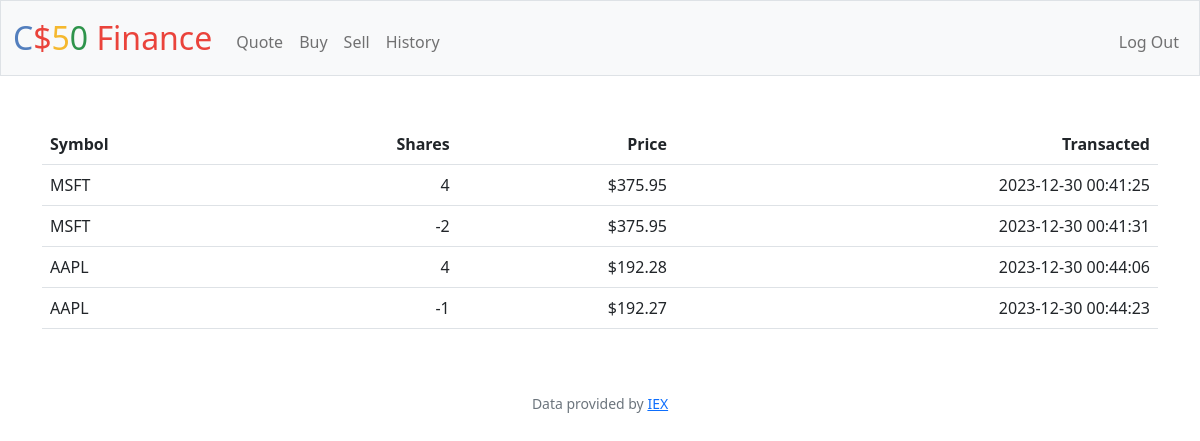
Screenshot of /history (signed in) with the database file from the repository.
### tables this page shows
CREATE TABLE transactions (
id INTEGER PRIMARY KEY AUTOINCREMENT,
user_id INTEGER NOT NULL,
symbol TEXT NOT NULL,
name TEXT NOT NULL,
type TEXT NOT NULL,
shares INTEGER NOT NULL,
price NUMERIC NOT NULL,
transaction_date DATETIME DEFAULT CURRENT_TIMESTAMP,
FOREIGN KEY (user_id) REFERENCES users(id)
);

### app.py (the view)
@app.route("/history", methods=["GET"])
@login_required
def history():
    user_id = session.get("user_id")
    stocks = db.execute(
        "SELECT symbol,shares,price,transaction_date FROM transactions WHERE user_id = ?",
        user_id,
    )
    return render_template("history.html", stocks=stocks)

### app.py (called while the page is built)
@app.after_request
def after_request(response):
    response.headers["Cache-Control"] = "no-cache, no-store, must-revalidate"
    response.headers["Expires"] = 0
    response.headers["Pragma"] = "no-cache"
    return response

### helpers.py (called while the page is built)
def login_required(f):
    @wraps(f)
    def decorated_function(*args, **kwargs):
        if session.get("user_id") is None:
            return redirect("/login")
        return f(*args, **kwargs)
    return decorated_function

def usd(value):
    return f"${value:,.2f}"

### templates/history.html (shortened to what this page needs)
{% extends "layout2.html" %}
{% block main %}
    <table class="table">
        <thead>
            <tr>
                <th class="text-start">Symbol</th>
                <th class="text-end">Shares</th>
                <th class="text-end">Price</th>
                <th class="text-end">Transacted</th>
            </tr>
        </thead>
       <tbody>
                {% for stock in stocks %}
                <tr>
                    <td class="text-start">{{ stock.symbol }}</td>
                    <td class="text-end">{{ stock.shares }}</td>
                    <td class="text-end">{{ stock.price | usd }}</td>
                    <td class="text-end">{{stock.transaction_date}}</td>
                </tr>
                {% endfor %}
        </tbody>
    </table>
{% endblock %}

### templates/layout2.html (shortened to what this page needs)
<!DOCTYPE html>
<html lang="en">
    <head>
        <link href="https://cdn.jsdelivr.net/npm/bootstrap@5.2.0/dist/css/bootstrap.min.css" rel="stylesheet">
        <link href="/static/styles.css" rel="stylesheet">
    </head>
    <body>
        <nav class="bg-light border navbar navbar-expand-md navbar-light">
            <div class="container-fluid">
                <a class="navbar-brand" href="/"><span class="blue">C</span><span class="red">$</span><span class="yellow">5</span><span class="green">0</span> <span class="red">Finance</span></a>
                <div class="collapse navbar-collapse" id="navbar">
                        <ul class="navbar-nav me-auto mt-2">
                            <li class="nav-item"><a class="nav-link" href="/quote">Quote</a></li>
                            <li class="nav-item"><a class="nav-link" href="/buy">Buy</a></li>
                            <li class="nav-item"><a class="nav-link" href="/sell">Sell</a></li>
                            <li class="nav-item"><a class="nav-link" href="/history">History</a></li>
                        </ul>
                        <ul class="navbar-nav ms-auto mt-2">
                            <li class="nav-item"><a class="nav-link" href="/logout">Log Out</a></li>
                        </ul>
                </div>
            </div>
        </nav>
        <main class="container py-5 text-center">
            {% block main %}{% endblock %}
        </main>
        <footer class="mb-5 small text-center text-muted">
            Data provided by <a href="https://iexcloud.io/">IEX</a>
        </footer>
    </body>
</html>

### static/styles.css (style rules this page uses)
nav .navbar-brand { font-size: xx-large; }
nav .navbar-brand .blue { color: #537fbe; }
nav .navbar-brand .red { color: #ea433b; }
nav .navbar-brand .yellow { color: #f5b82e; }
nav .navbar-brand .green { color: #2e944b; }

### rows the page displays
transactions: symbol "MSFT", shares "4", price "$375.95", transaction_date "2023-12-30 00:41:25"
transactions: symbol "MSFT", shares "-2", price "$375.95", transaction_date "2023-12-30 00:41:31"
transactions: symbol "AAPL", shares "4", price "$192.28", transaction_date "2023-12-30 00:44:06"
transactions: symbol "AAPL", shares "-1", price "$192.27", transaction_date "2023-12-30 00:44:23"
